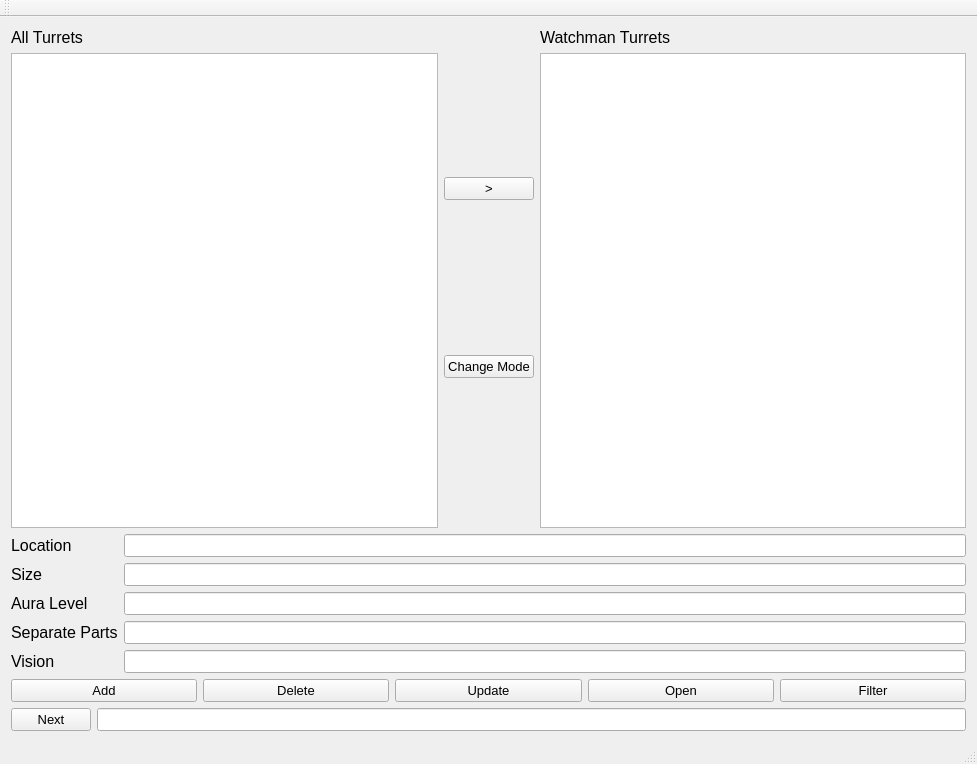
<?xml version="1.0" encoding="UTF-8"?>
<ui version="4.0">
 <class>Lab12ModeAModeBClass</class>
 <widget class="QMainWindow" name="Lab12ModeAModeBClass">
  <property name="geometry">
   <rect>
    <x>0</x>
    <y>0</y>
    <width>977</width>
    <height>764</height>
   </rect>
  </property>
  <property name="windowTitle">
   <string>Lab12ModeAModeB</string>
  </property>
  <widget class="QWidget" name="centralWidget">
   <layout class="QVBoxLayout" name="verticalLayout_4">
    <item>
     <layout class="QHBoxLayout" name="horizontalLayout_3">
      <item>
       <layout class="QVBoxLayout" name="verticalLayout">
        <item>
         <widget class="QLabel" name="label">
          <property name="font">
           <font>
            <pointsize>12</pointsize>
           </font>
          </property>
          <property name="text">
           <string>All Turrets</string>
          </property>
         </widget>
        </item>
        <item>
         <widget class="QListWidget" name="TurretslistWidget">
          <property name="font">
           <font>
            <pointsize>12</pointsize>
           </font>
          </property>
         </widget>
        </item>
       </layout>
      </item>
      <item>
       <layout class="QVBoxLayout" name="verticalLayout_3">
        <item>
         <widget class="QPushButton" name="SavepushButton">
          <property name="font">
           <font>
            <pointsize>10</pointsize>
           </font>
          </property>
          <property name="text">
           <string>&gt;</string>
          </property>
         </widget>
        </item>
        <item>
         <widget class="QPushButton" name="ChangeModepushButton">
          <property name="font">
           <font>
            <pointsize>10</pointsize>
           </font>
          </property>
          <property name="text">
           <string>Change Mode</string>
          </property>
         </widget>
        </item>
       </layout>
      </item>
      <item>
       <layout class="QVBoxLayout" name="verticalLayout_2">
        <item>
         <widget class="QLabel" name="label_2">
          <property name="font">
           <font>
            <pointsize>12</pointsize>
           </font>
          </property>
          <property name="text">
           <string>Watchman Turrets</string>
          </property>
         </widget>
        </item>
        <item>
         <widget class="QListWidget" name="WatchmanTurretslistWidget">
          <property name="font">
           <font>
            <pointsize>12</pointsize>
           </font>
          </property>
         </widget>
        </item>
       </layout>
      </item>
     </layout>
    </item>
    <item>
     <layout class="QFormLayout" name="formLayout">
      <item row="0" column="0">
       <widget class="QLabel" name="label_3">
        <property name="font">
         <font>
          <pointsize>12</pointsize>
         </font>
        </property>
        <property name="text">
         <string>Location</string>
        </property>
       </widget>
      </item>
      <item row="0" column="1">
       <widget class="QLineEdit" name="LocationlineEdit">
        <property name="font">
         <font>
          <pointsize>10</pointsize>
         </font>
        </property>
       </widget>
      </item>
      <item row="1" column="0">
       <widget class="QLabel" name="label_4">
        <property name="font">
         <font>
          <pointsize>12</pointsize>
         </font>
        </property>
        <property name="text">
         <string>Size</string>
        </property>
       </widget>
      </item>
      <item row="1" column="1">
       <widget class="QLineEdit" name="SizelineEdit">
        <property name="font">
         <font>
          <pointsize>10</pointsize>
         </font>
        </property>
       </widget>
      </item>
      <item row="2" column="0">
       <widget class="QLabel" name="label_5">
        <property name="font">
         <font>
          <pointsize>12</pointsize>
         </font>
        </property>
        <property name="text">
         <string>Aura Level</string>
        </property>
       </widget>
      </item>
      <item row="2" column="1">
       <widget class="QLineEdit" name="AuraLevellineEdit">
        <property name="font">
         <font>
          <pointsize>10</pointsize>
         </font>
        </property>
       </widget>
      </item>
      <item row="3" column="0">
       <widget class="QLabel" name="label_6">
        <property name="font">
         <font>
          <pointsize>12</pointsize>
         </font>
        </property>
        <property name="text">
         <string>Separate Parts</string>
        </property>
       </widget>
      </item>
      <item row="3" column="1">
       <widget class="QLineEdit" name="SeparatePartslineEdit">
        <property name="font">
         <font>
          <pointsize>10</pointsize>
         </font>
        </property>
       </widget>
      </item>
      <item row="4" column="0">
       <widget class="QLabel" name="label_7">
        <property name="font">
         <font>
          <pointsize>12</pointsize>
         </font>
        </property>
        <property name="text">
         <string>Vision</string>
        </property>
       </widget>
      </item>
      <item row="4" column="1">
       <widget class="QLineEdit" name="VisionlineEdit">
        <property name="font">
         <font>
          <pointsize>10</pointsize>
         </font>
        </property>
       </widget>
      </item>
     </layout>
    </item>
    <item>
     <layout class="QHBoxLayout" name="horizontalLayout">
      <item>
       <widget class="QPushButton" name="AddpushButton">
        <property name="font">
         <font>
          <pointsize>10</pointsize>
         </font>
        </property>
        <property name="text">
         <string>Add</string>
        </property>
       </widget>
      </item>
      <item>
       <widget class="QPushButton" name="DeletepushButton">
        <property name="font">
         <font>
          <pointsize>10</pointsize>
         </font>
        </property>
        <property name="text">
         <string>Delete</string>
        </property>
       </widget>
      </item>
      <item>
       <widget class="QPushButton" name="UpdatepushButton">
        <property name="font">
         <font>
          <pointsize>10</pointsize>
         </font>
        </property>
        <property name="text">
         <string>Update</string>
        </property>
       </widget>
      </item>
      <item>
       <widget class="QPushButton" name="OpenpushButton">
        <property name="font">
         <font>
          <pointsize>10</pointsize>
         </font>
        </property>
        <property name="text">
         <string>Open</string>
        </property>
       </widget>
      </item>
      <item>
       <widget class="QPushButton" name="FilterpushButton">
        <property name="font">
         <font>
          <pointsize>10</pointsize>
         </font>
        </property>
        <property name="text">
         <string>Filter</string>
        </property>
       </widget>
      </item>
     </layout>
    </item>
    <item>
     <layout class="QHBoxLayout" name="horizontalLayout_2">
      <item>
       <widget class="QPushButton" name="NextpushButton">
        <property name="font">
         <font>
          <pointsize>10</pointsize>
         </font>
        </property>
        <property name="text">
         <string>Next</string>
        </property>
       </widget>
      </item>
      <item>
       <widget class="QLineEdit" name="NextlineEdit">
        <property name="font">
         <font>
          <pointsize>10</pointsize>
         </font>
        </property>
       </widget>
      </item>
     </layout>
    </item>
   </layout>
  </widget>
  <widget class="QMenuBar" name="menuBar">
   <property name="geometry">
    <rect>
     <x>0</x>
     <y>0</y>
     <width>977</width>
     <height>26</height>
    </rect>
   </property>
  </widget>
  <widget class="QToolBar" name="mainToolBar">
   <attribute name="toolBarArea">
    <enum>TopToolBarArea</enum>
   </attribute>
   <attribute name="toolBarBreak">
    <bool>false</bool>
   </attribute>
  </widget>
  <widget class="QStatusBar" name="statusBar"/>
 </widget>
 <layoutdefault spacing="6" margin="11"/>
 <resources>
  <include location="Lab12ModeAModeB.qrc"/>
 </resources>
 <connections/>
</ui>
